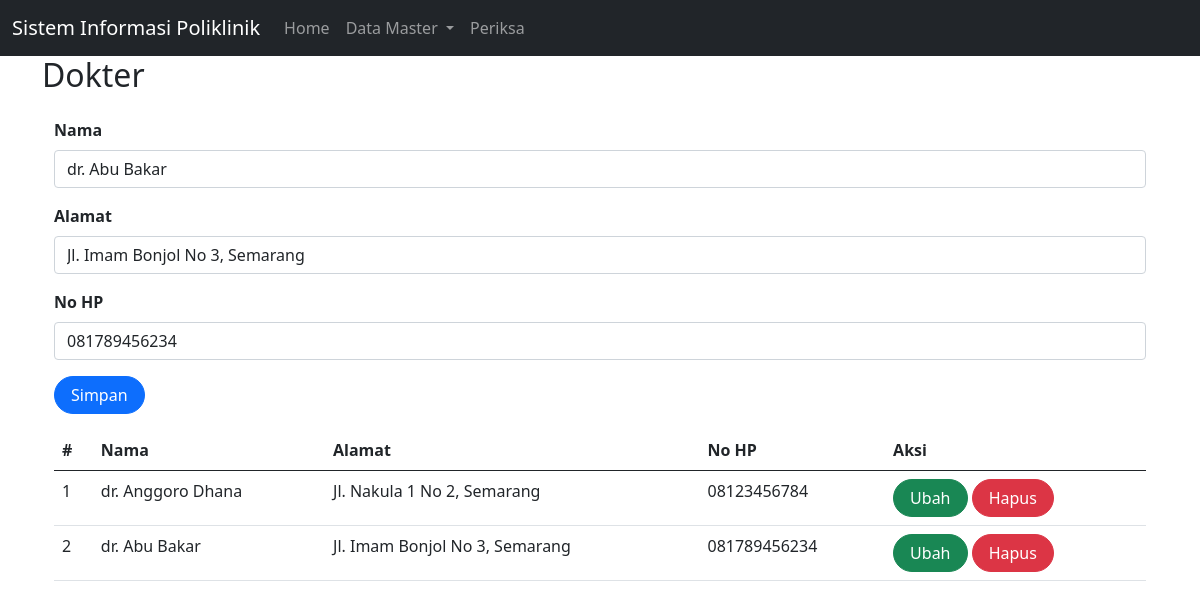
/index.php?page=dokter&id=3, run on the app's committed database.
### tables this page shows
CREATE TABLE `dokter` (
  `id` int(10) UNSIGNED NOT NULL,
  `nama` varchar(255) DEFAULT NULL,
  `alamat` varchar(255) DEFAULT NULL,
  `no_hp` varchar(50) DEFAULT NULL
);

### dokter.php (the view, shortened to what this page needs)
<?php
include_once("koneksi.php");
?>
<!DOCTYPE html>
<html lang="en">
<head>
    <link href="https://cdn.jsdelivr.net/npm/bootstrap@5.0.2/dist/css/bootstrap.min.css"
    rel="stylesheet"
>
</head>
<body>
    <div class="container">
<form class="form row" method="POST" action="" name="myForm" onsubmit="return(validate());">
    <?php
    $nama = '';
    $alamat = '';
    $no_hp = '';
    if (isset($_GET['id'])) {
        $ambil = mysqli_query($mysqli,
        "SELECT * FROM dokter WHERE id='" . $_GET['id'] . "'");
        while ($row = mysqli_fetch_array($ambil)) {
            $nama = $row['nama'];
            $alamat = $row['alamat'];
            $no_hp= $row['no_hp'];
        }
    ?>
    <?php
    }
    ?>
    <div class="mt-3">
        <label for="inputNama" class="form-label fw-bold">
            Nama
        </label>
        <input type="text" class="form-control" name="nama" id="inputNama" placeholder="Nama" value="<?php echo $nama ?>">
    </div>
    <div class="mt-3">
        <label for="inputAlamat" class="form-label fw-bold">
            Alamat
        </label>
        <input type="text" class="form-control" name="alamat" id="inputAlamat" placeholder="Alamat" value="<?php echo $alamat ?>">
    </div>
    <div class="mt-3">
        <label for="inputNo_hp" class="form-label fw-bold">
            No HP
        </label>
        <input type="text" class="form-control" name="no_hp" id="inputNo_hp" placeholder="No HP" value="<?php echo $no_hp ?>">
    </div>
    <div class="mt-3">
        <button type="submit" class="btn btn-primary rounded-pill px-3" name="simpan">Simpan</button>
    </div>
</form>
<table class="table table-hover mt-3">
    <thead>
        <tr>
            <th scope="col">#</th>
            <th scope="col">Nama</th>
            <th scope="col">Alamat</th>
            <th scope="col">No HP</th>
            <th scope="col">Aksi</th>
        </tr>
    </thead>
    <tbody>
        <?php
        $result = mysqli_query($mysqli, "SELECT * FROM dokter");
        $no = 1;
        while ($data = mysqli_fetch_array($result)) {
        ?>
            <tr>
                <td><?php echo $no++ ?></td>
                <td><?php echo $data['nama'] ?></td>
                <td><?php echo $data['alamat'] ?></td>
                <td><?php echo $data['no_hp'] ?></td>
                <td>
                    <a class="btn btn-success rounded-pill px-3"
                    href="index.php?page=dokter&id=<?php echo $data['id'] ?>">Ubah</a>
                    <a class="btn btn-danger rounded-pill px-3"
                    href="index.php?page=dokter&id=<?php echo $data['id'] ?>&aksi=hapus">Hapus</a>
                </td>
            </tr>
        <?php
        }
?>
    </tbody>
</table>
</body>
</html>

### data on the page
dokter: nama "dr. Abu Bakar", alamat "Jl. Imam Bonjol No 3, Semarang", no_hp "081789456234"
dokter: nama "dr. Anggoro Dhana", alamat "Jl. Nakula 1 No 2, Semarang", no_hp "08123456784"

### other printed values
$_GET['page'] "Dokter"
